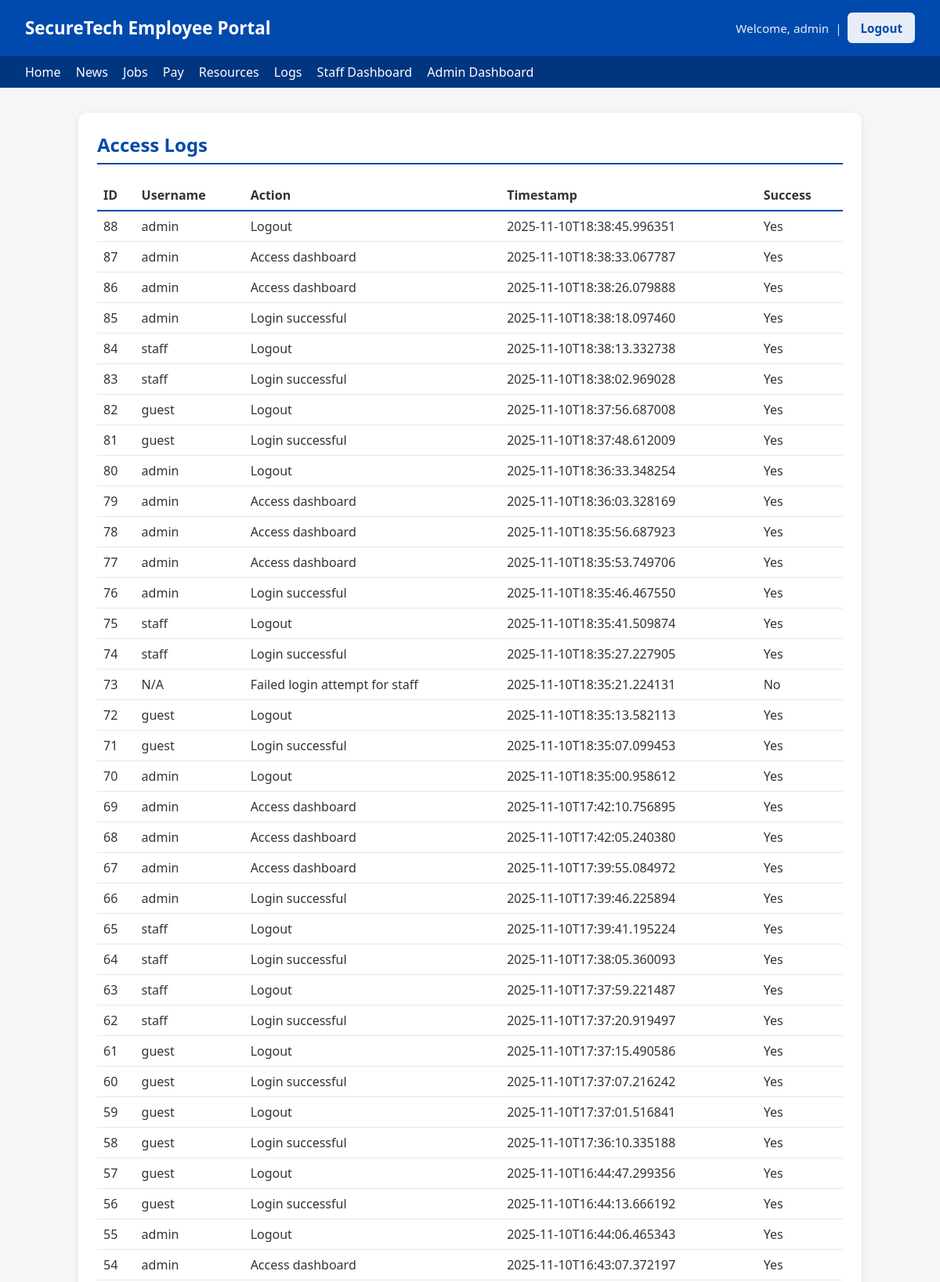
Screenshot of /logs (signed in, upper part) with the database file from the repository.
### tables this page shows
CREATE TABLE users
                 (id INTEGER PRIMARY KEY, username TEXT UNIQUE, password TEXT, role_id INTEGER);

CREATE TABLE access_logs
                (id INTEGER PRIMARY KEY, user_id INTEGER, action TEXT, timestamp TEXT, success INTEGER);

### routes.py (the view)
@router.get("/logs", response_class=HTMLResponse)
async def view_logs(request: Request, user:dict = Depends(get_current_user), conn: sqlite3.Connection = Depends(get_db)):
    role, perms = await _role_and_perms(user, conn)
    if not perms["view_logs"]:
        log_access(conn, user["id"], "Attempted access to /logs", 0)
        raise HTTPException(status_code=403, detail="Permission denied")
    c = conn.cursor()
    logs = c.execute("SELECT l.id, u.username, l.action, l.timestamp, l.success FROM access_logs l LEFT JOIN users u ON l.user_id = u.id ORDER BY l.timestamp DESC").fetchall()
    return templates.TemplateResponse("logs.html", {"request": request, "logs": logs, "username": user["username"], "permissions": perms, "username": user["username"], "nav": build_nav(role), "title": "Access Logs"})

### templates/logs.html
{% extends "base.html" %}
{% block content %}
<section>
    <h2>Access Logs</h2>
    <div style="overflow: auto;">
        <table style="width: 100%; border-collapse: collapse;">
            <thead>
                <tr>
                    <th style="text-align: left; padding: .5rem; border-bottom: 2px solid #004aad;">ID</th>
                    <th style="text-align: left; padding: .5rem; border-bottom: 2px solid #004aad;">Username</th>
                    <th style="text-align: left; padding: .5rem; border-bottom: 2px solid #004aad;">Action</th>
                    <th style="text-align: left; padding: .5rem; border-bottom: 2px solid #004aad;">Timestamp</th>
                    <th style="text-align: left; padding: .5rem; border-bottom: 2px solid #004aad;">Success</th>
                </tr>
            </thead>
            <tbody>
                {% for log in logs %}
                <tr>
                    <td style="padding: .5rem; border-bottom: 1px solid #e5e7eb;">{{ log.id }}</td>
                    <td style="padding: .5rem; border-bottom: 1px solid #e5e7eb;">{{ log.username or 'N/A' }}</td>
                    <td style="padding: .5rem; border-bottom: 1px solid #e5e7eb;">{{ log.action }}</td>
                    <td style="padding: .5rem; border-bottom: 1px solid #e5e7eb;">{{ log.timestamp }}</td>
                    <td style="padding: .5rem; border-bottom: 1px solid #e5e7eb;">{{ 'Yes' if log.success else 'No' }}</td>
                </tr>
                {% endfor %}
            </tbody>
        </table>
    </div>
</section>
{% endblock %}

### templates/base.html (shortened to what this page needs)
<!DOCTYPE html>
<html lang="en">
    <head>
    </head>
    <body>
        <header>
            <h1>{{ header_title or "SecureTech Employee Portal" }}</h1>
            <div class="who">
                {% if username %}Welcome, {{ username }}{% endif %}
                {% if username %} &nbsp;|&nbsp; {% endif %}
                <a href="/logout" class="btn" style="background: #fff; color: #004aad;">Logout</a>
            </div>
        </header>
        <nav>
            {% if nav %}
                {% for item in nav %}
                    <a href="{{ item.href }}">{{ item.label }}</a>
                {% endfor %}
            {% else %}
                <a href="/company">Company</a>
            {% endif %}
        </nav>
        <main>
            {% block content %}{% endblock %}
        </main>
    </body>
</html>

### templates/base.html (style rules this page uses)
body { font-family: "Segoe UI", Tahoma, Geneva, Verdana, sans-serif; margin: 0; background: #f4f6f8; color: #333; }
header { background: #004aad; color: #fff; padding: 1rem 2rem; display: flex; justify-content:space-between; align-items: center; }
header h1 { margin: 0; font-size: 1.4rem; }
header .who { opacity: .9; font-size: .95rem; }
nav { background: #003580; padding: .6rem 2rem; display: flex; gap:1.2rem; flex-wrap: wrap; }
nav a { color: #fff; text-decoration: none; font-weight: 500; }
main { max-width: 1000px; margin: 2rem auto; padding: 0 2rem; }
section { background: #fff; border-radius: 10px; box-shadow: 0 2px 6px rgba(0,0,0,.1); padding: 1.5rem; }
section h2 { color: #004aad; border-bottom: 2px solid #004aad; padding-bottom: .4rem; margin-top:0 ; }
.btn { display: inline-block; background: #004aad; color: #fff; padding: .6rem 1rem; border-radius: 6px ; text-decoration: none; font-weight: 600; }

### rows the page displays
users: username "admin"
access_logs: id "88", username "admin", action "Logout", timestamp "2025-11-10T18:38:45.996351", success "Yes"
access_logs: id "87", username "admin", action "Access dashboard", timestamp "2025-11-10T18:38:33.067787", success "Yes"
access_logs: id "86", username "admin", action "Access dashboard", timestamp "2025-11-10T18:38:26.079888", success "Yes"
access_logs: id "85", username "admin", action "Login successful", timestamp "2025-11-10T18:38:18.097460", success "Yes"
access_logs: id "84", username "staff", action "Logout", timestamp "2025-11-10T18:38:13.332738", success "Yes"
access_logs: id "83", username "staff", action "Login successful", timestamp "2025-11-10T18:38:02.969028", success "Yes"
access_logs: id "82", username "guest", action "Logout", timestamp "2025-11-10T18:37:56.687008", success "Yes"
access_logs: id "81", username "guest", action "Login successful", timestamp "2025-11-10T18:37:48.612009", success "Yes"
access_logs: id "80", username "admin", action "Logout", timestamp "2025-11-10T18:36:33.348254", success "Yes"
access_logs: id "79", username "admin", action "Access dashboard", timestamp "2025-11-10T18:36:03.328169", success "Yes"
access_logs: id "78", username "admin", action "Access dashboard", timestamp "2025-11-10T18:35:56.687923", success "Yes"
access_logs: id "77", username "admin", action "Access dashboard", timestamp "2025-11-10T18:35:53.749706", success "Yes"
access_logs: id "76", username "admin", action "Login successful", timestamp "2025-11-10T18:35:46.467550", success "Yes"
access_logs: id "75", username "staff", action "Logout", timestamp "2025-11-10T18:35:41.509874", success "Yes"
access_logs: id "74", username "staff", action "Login successful", timestamp "2025-11-10T18:35:27.227905", success "Yes"
access_logs: id "73", username "N/A", action "Failed login attempt for staff", timestamp "2025-11-10T18:35:21.224131", success "No"
access_logs: id "72", username "guest", action "Logout", timestamp "2025-11-10T18:35:13.582113", success "Yes"
access_logs: id "71", username "guest", action "Login successful", timestamp "2025-11-10T18:35:07.099453", success "Yes"
access_logs: id "70", username "admin", action "Logout", timestamp "2025-11-10T18:35:00.958612", success "Yes"
access_logs: id "69", username "admin", action "Access dashboard", timestamp "2025-11-10T17:42:10.756895", success "Yes"
access_logs: id "68", username "admin", action "Access dashboard", timestamp "2025-11-10T17:42:05.240380", success "Yes"
access_logs: id "67", username "admin", action "Access dashboard", timestamp "2025-11-10T17:39:55.084972", success "Yes"
access_logs: id "66", username "admin", action "Login successful", timestamp "2025-11-10T17:39:46.225894", success "Yes"
access_logs: id "65", username "staff", action "Logout", timestamp "2025-11-10T17:39:41.195224", success "Yes"
access_logs: id "64", username "staff", action "Login successful", timestamp "2025-11-10T17:38:05.360093", success "Yes"
access_logs: id "63", username "staff", action "Logout", timestamp "2025-11-10T17:37:59.221487", success "Yes"
access_logs: id "62", username "staff", action "Login successful", timestamp "2025-11-10T17:37:20.919497", success "Yes"
access_logs: id "61", username "guest", action "Logout", timestamp "2025-11-10T17:37:15.490586", success "Yes"
access_logs: id "60", username "guest", action "Login successful", timestamp "2025-11-10T17:37:07.216242", success "Yes"
access_logs: id "59", username "guest", action "Logout", timestamp "2025-11-10T17:37:01.516841", success "Yes"
access_logs: id "58", username "guest", action "Login successful", timestamp "2025-11-10T17:36:10.335188", success "Yes"
access_logs: id "57", username "guest", action "Logout", timestamp "2025-11-10T16:44:47.299356", success "Yes"
access_logs: id "56", username "guest", action "Login successful", timestamp "2025-11-10T16:44:13.666192", success "Yes"
access_logs: id "55", username "admin", action "Logout", timestamp "2025-11-10T16:44:06.465343", success "Yes"
access_logs: id "54", username "admin", action "Access dashboard", timestamp "2025-11-10T16:43:07.372197", success "Yes"

### other values shown
{{ header_title or "SecureTech Employee Portal" }} "SecureTech Employee Portal"
{{ item.label }} "Home" "News" "Jobs" "Pay" "Resources" "Logs" "Staff Dashboard" "Admin Dashboard"
